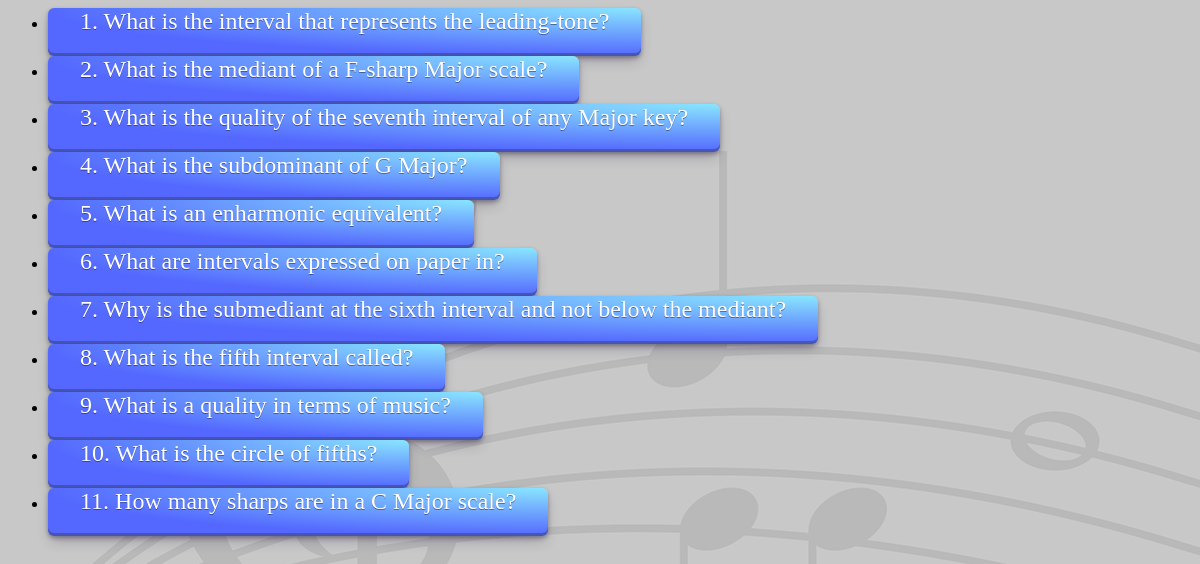
Screenshot of /flashcards/ with the database file from the repository.
### flashcards/models.py (models this page shows, shortened)
class Question(models.Model):
    question_text = models.CharField(max_length=200)
    pub_date = models.DateTimeField("date published")

### flashcards/views.py (the view)
# urls.py: path("", views.IndexView.as_view(), name="index"),
class IndexView(generic.ListView):
    template_name = "flashcards/index.html"
    context_object_name = "latest_question_list"
    def get_queryset(self):
        return Question.objects.order_by("-pub_date")

### flashcards/templates/flashcards/index.html
{% load static %}
<link rel="stylesheet" href="{% static 'flashcards/style.css' %}">
{% if latest_question_list %}
    <ul>
    {% for question in latest_question_list %}
        <li><a href="{% url 'detail' question.id %}" class="item">{{ question.question_text }}</a></li>
    {% endfor %}
    </ul>
{% else %}
    <p>No card is available.</p>
{% endif %}

### flashcards/static/flashcards/style.css (style rules this page uses)
li a { color: blue; }

### rows the page displays
Question: question_text "1. What is the interval that represents the leading-tone?"
Question: question_text "2. What is the mediant of a F-sharp Major scale?"
Question: question_text "3. What is the quality of the seventh interval of any Major key?"
Question: question_text "4. What is the subdominant of G Major?"
Question: question_text "5. What is an enharmonic equivalent?"
Question: question_text "6. What are intervals expressed on paper in?"
Question: question_text "7. Why is the submediant at the sixth interval and not below the mediant?"
Question: question_text "8. What is the fifth interval called?"
Question: question_text "9. What is a quality in terms of music?"
Question: question_text "10. What is the circle of fifths?"
Question: question_text "11. How many sharps are in a C Major scale?"
